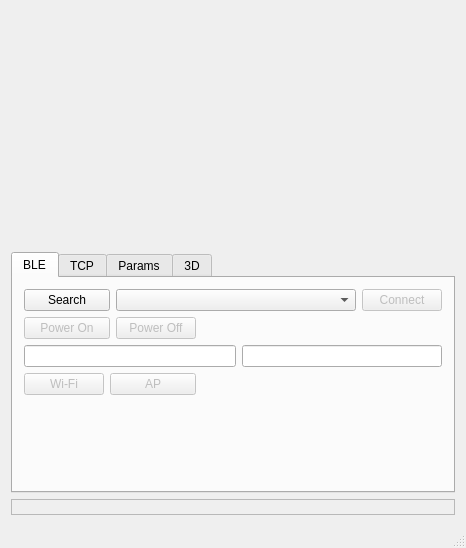
<?xml version="1.0" encoding="UTF-8"?>
<ui version="4.0">
 <class>Oem</class>
 <widget class="QMainWindow" name="Oem">
  <property name="geometry">
   <rect>
    <x>0</x>
    <y>0</y>
    <width>458</width>
    <height>548</height>
   </rect>
  </property>
  <property name="windowTitle">
   <string>Oem Tester</string>
  </property>
  <widget class="QWidget" name="_central">
   <layout class="QVBoxLayout" name="verticalLayout">
    <item>
     <layout class="QVBoxLayout" name="image"/>
    </item>
    <item>
     <spacer name="verticalSpacer">
      <property name="orientation">
       <enum>Qt::Vertical</enum>
      </property>
      <property name="sizeHint" stdset="0">
       <size>
        <width>20</width>
        <height>40</height>
       </size>
      </property>
     </spacer>
    </item>
    <item>
     <widget class="QTabWidget" name="_tabs">
      <property name="currentIndex">
       <number>0</number>
      </property>
      <widget class="QWidget" name="_ble">
       <attribute name="title">
        <string>BLE</string>
       </attribute>
       <layout class="QGridLayout" name="gridLayout">
        <item row="0" column="0" colspan="2">
         <widget class="QPushButton" name="blesearch">
          <property name="text">
           <string>Search</string>
          </property>
         </widget>
        </item>
        <item row="3" column="1" colspan="2">
         <widget class="QPushButton" name="ap">
          <property name="enabled">
           <bool>false</bool>
          </property>
          <property name="maximumSize">
           <size>
            <width>100</width>
            <height>16777215</height>
           </size>
          </property>
          <property name="text">
           <string>AP</string>
          </property>
         </widget>
        </item>
        <item row="3" column="0">
         <widget class="QPushButton" name="wifi">
          <property name="enabled">
           <bool>false</bool>
          </property>
          <property name="maximumSize">
           <size>
            <width>100</width>
            <height>16777215</height>
           </size>
          </property>
          <property name="text">
           <string>Wi-Fi</string>
          </property>
         </widget>
        </item>
        <item row="0" column="6">
         <widget class="QPushButton" name="bleconnect">
          <property name="enabled">
           <bool>false</bool>
          </property>
          <property name="maximumSize">
           <size>
            <width>100</width>
            <height>16777215</height>
           </size>
          </property>
          <property name="text">
           <string>Connect</string>
          </property>
         </widget>
        </item>
        <item row="1" column="3" colspan="4">
         <spacer name="horizontalSpacer">
          <property name="orientation">
           <enum>Qt::Horizontal</enum>
          </property>
          <property name="sizeHint" stdset="0">
           <size>
            <width>1</width>
            <height>20</height>
           </size>
          </property>
         </spacer>
        </item>
        <item row="5" column="4">
         <spacer name="_blespacer">
          <property name="orientation">
           <enum>Qt::Vertical</enum>
          </property>
          <property name="sizeHint" stdset="0">
           <size>
            <width>20</width>
            <height>40</height>
           </size>
          </property>
         </spacer>
        </item>
        <item row="3" column="3" colspan="4">
         <spacer name="horizontalSpacer_2">
          <property name="orientation">
           <enum>Qt::Horizontal</enum>
          </property>
          <property name="sizeHint" stdset="0">
           <size>
            <width>1</width>
            <height>20</height>
           </size>
          </property>
         </spacer>
        </item>
        <item row="0" column="2" colspan="4">
         <widget class="QComboBox" name="bleprobes">
          <property name="minimumSize">
           <size>
            <width>200</width>
            <height>0</height>
           </size>
          </property>
         </widget>
        </item>
        <item row="2" column="4" colspan="3">
         <widget class="QLineEdit" name="password">
          <property name="minimumSize">
           <size>
            <width>200</width>
            <height>0</height>
           </size>
          </property>
          <property name="toolTip">
           <string>Password</string>
          </property>
          <property name="echoMode">
           <enum>QLineEdit::Password</enum>
          </property>
         </widget>
        </item>
        <item row="1" column="0" colspan="2">
         <widget class="QPushButton" name="poweron">
          <property name="enabled">
           <bool>false</bool>
          </property>
          <property name="minimumSize">
           <size>
            <width>0</width>
            <height>0</height>
           </size>
          </property>
          <property name="maximumSize">
           <size>
            <width>16777215</width>
            <height>16777215</height>
           </size>
          </property>
          <property name="text">
           <string>Power On</string>
          </property>
         </widget>
        </item>
        <item row="2" column="0" colspan="4">
         <widget class="QLineEdit" name="ssid">
          <property name="minimumSize">
           <size>
            <width>200</width>
            <height>0</height>
           </size>
          </property>
          <property name="toolTip">
           <string>SSID</string>
          </property>
         </widget>
        </item>
        <item row="1" column="2">
         <widget class="QPushButton" name="poweroff">
          <property name="enabled">
           <bool>false</bool>
          </property>
          <property name="minimumSize">
           <size>
            <width>0</width>
            <height>0</height>
           </size>
          </property>
          <property name="maximumSize">
           <size>
            <width>16777215</width>
            <height>16777215</height>
           </size>
          </property>
          <property name="text">
           <string>Power Off</string>
          </property>
         </widget>
        </item>
       </layout>
      </widget>
      <widget class="QWidget" name="_tcp">
       <attribute name="title">
        <string>TCP</string>
       </attribute>
       <layout class="QGridLayout" name="gridLayout_3">
        <item row="4" column="0" colspan="4">
         <widget class="QProgressBar" name="progress">
          <property name="toolTip">
           <string>Software Update Progress</string>
          </property>
          <property name="value">
           <number>0</number>
          </property>
         </widget>
        </item>
        <item row="1" column="1">
         <widget class="QLineEdit" name="port">
          <property name="inputMask">
           <string>#####</string>
          </property>
          <property name="text">
           <string>11000</string>
          </property>
         </widget>
        </item>
        <item row="2" column="0">
         <widget class="QLabel" name="_probeslist">
          <property name="text">
           <string>Probes</string>
          </property>
         </widget>
        </item>
        <item row="2" column="1">
         <widget class="QComboBox" name="probes"/>
        </item>
        <item row="0" column="3">
         <widget class="QPushButton" name="load">
          <property name="enabled">
           <bool>false</bool>
          </property>
          <property name="text">
           <string>Load</string>
          </property>
         </widget>
        </item>
        <item row="1" column="3">
         <widget class="QPushButton" name="update">
          <property name="enabled">
           <bool>false</bool>
          </property>
          <property name="text">
           <string>S/W Update</string>
          </property>
         </widget>
        </item>
        <item row="2" column="2">
         <widget class="QLabel" name="_workflows">
          <property name="text">
           <string>Workflows</string>
          </property>
         </widget>
        </item>
        <item row="5" column="0" colspan="4">
         <spacer name="verticalSpacer_2">
          <property name="orientation">
           <enum>Qt::Vertical</enum>
          </property>
          <property name="sizeHint" stdset="0">
           <size>
            <width>20</width>
            <height>40</height>
           </size>
          </property>
         </spacer>
        </item>
        <item row="1" column="0">
         <widget class="QLabel" name="_port">
          <property name="text">
           <string>Port</string>
          </property>
         </widget>
        </item>
        <item row="0" column="2">
         <widget class="QPushButton" name="connect">
          <property name="text">
           <string>Connect</string>
          </property>
         </widget>
        </item>
        <item row="2" column="3">
         <widget class="QComboBox" name="workflows">
          <property name="sizePolicy">
           <sizepolicy hsizetype="Expanding" vsizetype="Fixed">
            <horstretch>0</horstretch>
            <verstretch>0</verstretch>
           </sizepolicy>
          </property>
         </widget>
        </item>
        <item row="0" column="1">
         <widget class="QLineEdit" name="ip">
          <property name="inputMask">
           <string>000.000.000.000</string>
          </property>
          <property name="text">
           <string>192.168.1.1</string>
          </property>
         </widget>
        </item>
        <item row="0" column="0">
         <widget class="QLabel" name="_ip">
          <property name="text">
           <string>IP Address</string>
          </property>
         </widget>
        </item>
        <item row="1" column="2">
         <widget class="QPushButton" name="freeze">
          <property name="enabled">
           <bool>false</bool>
          </property>
          <property name="text">
           <string>Run</string>
          </property>
         </widget>
        </item>
        <item row="3" column="0">
         <widget class="QLabel" name="_cert">
          <property name="text">
           <string>Cert Valid</string>
          </property>
         </widget>
        </item>
        <item row="3" column="1">
         <widget class="QLabel" name="cert">
          <property name="frameShape">
           <enum>QFrame::StyledPanel</enum>
          </property>
          <property name="text">
           <string/>
          </property>
         </widget>
        </item>
        <item row="3" column="2" colspan="2">
         <widget class="QPushButton" name="updateCert">
          <property name="enabled">
           <bool>true</bool>
          </property>
          <property name="text">
           <string>Update Cert...</string>
          </property>
         </widget>
        </item>
       </layout>
      </widget>
      <widget class="QWidget" name="_prms">
       <attribute name="title">
        <string>Params</string>
       </attribute>
       <layout class="QVBoxLayout" name="verticalLayout_2">
        <item>
         <layout class="QHBoxLayout" name="horizontalLayout">
          <item>
           <layout class="QVBoxLayout" name="verticalLayout_3">
            <item>
             <widget class="QPushButton" name="decdepth">
              <property name="enabled">
               <bool>false</bool>
              </property>
              <property name="text">
               <string>Depth -</string>
              </property>
             </widget>
            </item>
            <item>
             <widget class="QPushButton" name="incdepth">
              <property name="enabled">
               <bool>false</bool>
              </property>
              <property name="text">
               <string>Depth +</string>
              </property>
             </widget>
            </item>
           </layout>
          </item>
          <item>
           <layout class="QVBoxLayout" name="verticalLayout_4">
            <item>
             <widget class="QSlider" name="tgctop">
              <property name="enabled">
               <bool>false</bool>
              </property>
              <property name="maximumSize">
               <size>
                <width>16777215</width>
                <height>16777215</height>
               </size>
              </property>
              <property name="minimum">
               <number>-20</number>
              </property>
              <property name="maximum">
               <number>20</number>
              </property>
              <property name="pageStep">
               <number>5</number>
              </property>
              <property name="orientation">
               <enum>Qt::Horizontal</enum>
              </property>
             </widget>
            </item>
            <item>
             <widget class="QSlider" name="tgcmid">
              <property name="enabled">
               <bool>false</bool>
              </property>
              <property name="maximumSize">
               <size>
                <width>16777215</width>
                <height>16777215</height>
               </size>
              </property>
              <property name="minimum">
               <number>-20</number>
              </property>
              <property name="maximum">
               <number>20</number>
              </property>
              <property name="pageStep">
               <number>5</number>
              </property>
              <property name="orientation">
               <enum>Qt::Horizontal</enum>
              </property>
             </widget>
            </item>
            <item>
             <widget class="QSlider" name="tgcbottom">
              <property name="enabled">
               <bool>false</bool>
              </property>
              <property name="maximumSize">
               <size>
                <width>16777215</width>
                <height>16777215</height>
               </size>
              </property>
              <property name="minimum">
               <number>-20</number>
              </property>
              <property name="maximum">
               <number>20</number>
              </property>
              <property name="pageStep">
               <number>5</number>
              </property>
              <property name="orientation">
               <enum>Qt::Horizontal</enum>
              </property>
             </widget>
            </item>
           </layout>
          </item>
         </layout>
        </item>
        <item>
         <layout class="QHBoxLayout" name="horizontalLayout_2">
          <item>
           <widget class="QDial" name="gain">
            <property name="enabled">
             <bool>false</bool>
            </property>
            <property name="maximumSize">
             <size>
              <width>50</width>
              <height>50</height>
             </size>
            </property>
            <property name="toolTip">
             <string>Gain</string>
            </property>
            <property name="minimum">
             <number>1</number>
            </property>
            <property name="maximum">
             <number>100</number>
            </property>
            <property name="value">
             <number>50</number>
            </property>
            <property name="notchTarget">
             <double>10.000000000000000</double>
            </property>
            <property name="notchesVisible">
             <bool>true</bool>
            </property>
           </widget>
          </item>
          <item>
           <widget class="QDial" name="cfigain">
            <property name="maximumSize">
             <size>
              <width>50</width>
              <height>50</height>
             </size>
            </property>
            <property name="toolTip">
             <string>Color Gain</string>
            </property>
            <property name="minimum">
             <number>1</number>
            </property>
            <property name="maximum">
             <number>100</number>
            </property>
            <property name="value">
             <number>50</number>
            </property>
            <property name="notchTarget">
             <double>10.000000000000000</double>
            </property>
            <property name="notchesVisible">
             <bool>true</bool>
            </property>
           </widget>
          </item>
          <item>
           <widget class="QDial" name="rfzoom">
            <property name="maximumSize">
             <size>
              <width>50</width>
              <height>50</height>
             </size>
            </property>
            <property name="toolTip">
             <string>RF Signal Zoom</string>
            </property>
            <property name="minimum">
             <number>1</number>
            </property>
            <property name="maximum">
             <number>100</number>
            </property>
            <property name="value">
             <number>10</number>
            </property>
            <property name="wrapping">
             <bool>false</bool>
            </property>
            <property name="notchTarget">
             <double>10.000000000000000</double>
            </property>
            <property name="notchesVisible">
             <bool>true</bool>
            </property>
           </widget>
          </item>
          <item>
           <widget class="QCheckBox" name="autogain">
            <property name="enabled">
             <bool>false</bool>
            </property>
            <property name="text">
             <string>Auto Gain</string>
            </property>
           </widget>
          </item>
          <item>
           <widget class="QCheckBox" name="imu">
            <property name="enabled">
             <bool>false</bool>
            </property>
            <property name="text">
             <string>IMU</string>
            </property>
           </widget>
          </item>
          <item>
           <spacer name="horizontalSpacer_3">
            <property name="orientation">
             <enum>Qt::Horizontal</enum>
            </property>
            <property name="sizeHint" stdset="0">
             <size>
              <width>40</width>
              <height>20</height>
             </size>
            </property>
           </spacer>
          </item>
         </layout>
        </item>
        <item>
         <widget class="QComboBox" name="modes">
          <property name="enabled">
           <bool>false</bool>
          </property>
         </widget>
        </item>
        <item>
         <spacer name="_prmsspacer">
          <property name="orientation">
           <enum>Qt::Vertical</enum>
          </property>
          <property name="sizeHint" stdset="0">
           <size>
            <width>20</width>
            <height>40</height>
           </size>
          </property>
         </spacer>
        </item>
       </layout>
      </widget>
      <widget class="QWidget" name="_3d">
       <property name="enabled">
        <bool>true</bool>
       </property>
       <attribute name="title">
        <string>3D</string>
       </attribute>
       <layout class="QVBoxLayout" name="verticalLayout_6">
        <item>
         <layout class="QVBoxLayout" name="render"/>
        </item>
       </layout>
      </widget>
     </widget>
    </item>
    <item>
     <widget class="QLabel" name="probeStatus">
      <property name="toolTip">
       <string>Probe Status</string>
      </property>
      <property name="frameShape">
       <enum>QFrame::StyledPanel</enum>
      </property>
      <property name="text">
       <string/>
      </property>
     </widget>
    </item>
   </layout>
  </widget>
  <widget class="QStatusBar" name="status"/>
 </widget>
 <layoutdefault spacing="6" margin="11"/>
 <tabstops>
  <tabstop>_tabs</tabstop>
  <tabstop>blesearch</tabstop>
  <tabstop>bleprobes</tabstop>
  <tabstop>bleconnect</tabstop>
  <tabstop>poweron</tabstop>
  <tabstop>poweroff</tabstop>
  <tabstop>ssid</tabstop>
  <tabstop>password</tabstop>
  <tabstop>wifi</tabstop>
  <tabstop>ap</tabstop>
  <tabstop>freeze</tabstop>
  <tabstop>workflows</tabstop>
  <tabstop>update</tabstop>
  <tabstop>port</tabstop>
  <tabstop>connect</tabstop>
  <tabstop>probes</tabstop>
  <tabstop>load</tabstop>
  <tabstop>ip</tabstop>
  <tabstop>decdepth</tabstop>
  <tabstop>incdepth</tabstop>
  <tabstop>tgctop</tabstop>
  <tabstop>tgcmid</tabstop>
  <tabstop>tgcbottom</tabstop>
  <tabstop>gain</tabstop>
  <tabstop>cfigain</tabstop>
  <tabstop>rfzoom</tabstop>
  <tabstop>modes</tabstop>
 </tabstops>
 <resources/>
 <connections>
  <connection>
   <sender>update</sender>
   <signal>clicked()</signal>
   <receiver>Oem</receiver>
   <slot>onUpdate()</slot>
   <hints>
    <hint type="sourcelabel">
     <x>411</x>
     <y>358</y>
    </hint>
    <hint type="destinationlabel">
     <x>230</x>
     <y>217</y>
    </hint>
   </hints>
  </connection>
  <connection>
   <sender>freeze</sender>
   <signal>clicked()</signal>
   <receiver>Oem</receiver>
   <slot>onFreeze()</slot>
   <hints>
    <hint type="sourcelabel">
     <x>412</x>
     <y>381</y>
    </hint>
    <hint type="destinationlabel">
     <x>264</x>
     <y>229</y>
    </hint>
   </hints>
  </connection>
  <connection>
   <sender>connect</sender>
   <signal>clicked()</signal>
   <receiver>Oem</receiver>
   <slot>onConnect()</slot>
   <hints>
    <hint type="sourcelabel">
     <x>478</x>
     <y>371</y>
    </hint>
    <hint type="destinationlabel">
     <x>264</x>
     <y>215</y>
    </hint>
   </hints>
  </connection>
  <connection>
   <sender>load</sender>
   <signal>clicked()</signal>
   <receiver>Oem</receiver>
   <slot>onLoad()</slot>
   <hints>
    <hint type="sourcelabel">
     <x>411</x>
     <y>327</y>
    </hint>
    <hint type="destinationlabel">
     <x>230</x>
     <y>217</y>
    </hint>
   </hints>
  </connection>
  <connection>
   <sender>probes</sender>
   <signal>currentIndexChanged(QString)</signal>
   <receiver>Oem</receiver>
   <slot>onProbeSelected(QString)</slot>
   <hints>
    <hint type="sourcelabel">
     <x>161</x>
     <y>360</y>
    </hint>
    <hint type="destinationlabel">
     <x>241</x>
     <y>217</y>
    </hint>
   </hints>
  </connection>
  <connection>
   <sender>incdepth</sender>
   <signal>clicked()</signal>
   <receiver>Oem</receiver>
   <slot>incDepth()</slot>
   <hints>
    <hint type="sourcelabel">
     <x>183</x>
     <y>355</y>
    </hint>
    <hint type="destinationlabel">
     <x>241</x>
     <y>228</y>
    </hint>
   </hints>
  </connection>
  <connection>
   <sender>decdepth</sender>
   <signal>clicked()</signal>
   <receiver>Oem</receiver>
   <slot>decDepth()</slot>
   <hints>
    <hint type="sourcelabel">
     <x>66</x>
     <y>355</y>
    </hint>
    <hint type="destinationlabel">
     <x>241</x>
     <y>228</y>
    </hint>
   </hints>
  </connection>
  <connection>
   <sender>tgctop</sender>
   <signal>valueChanged(int)</signal>
   <receiver>Oem</receiver>
   <slot>tgcTop(int)</slot>
   <hints>
    <hint type="sourcelabel">
     <x>371</x>
     <y>303</y>
    </hint>
    <hint type="destinationlabel">
     <x>241</x>
     <y>228</y>
    </hint>
   </hints>
  </connection>
  <connection>
   <sender>tgcmid</sender>
   <signal>valueChanged(int)</signal>
   <receiver>Oem</receiver>
   <slot>tgcMid(int)</slot>
   <hints>
    <hint type="sourcelabel">
     <x>371</x>
     <y>334</y>
    </hint>
    <hint type="destinationlabel">
     <x>241</x>
     <y>228</y>
    </hint>
   </hints>
  </connection>
  <connection>
   <sender>tgcbottom</sender>
   <signal>valueChanged(int)</signal>
   <receiver>Oem</receiver>
   <slot>tgcBottom(int)</slot>
   <hints>
    <hint type="sourcelabel">
     <x>371</x>
     <y>360</y>
    </hint>
    <hint type="destinationlabel">
     <x>241</x>
     <y>228</y>
    </hint>
   </hints>
  </connection>
  <connection>
   <sender>blesearch</sender>
   <signal>clicked()</signal>
   <receiver>Oem</receiver>
   <slot>onBleSearch()</slot>
   <hints>
    <hint type="sourcelabel">
     <x>136</x>
     <y>269</y>
    </hint>
    <hint type="destinationlabel">
     <x>264</x>
     <y>274</y>
    </hint>
   </hints>
  </connection>
  <connection>
   <sender>bleprobes</sender>
   <signal>currentIndexChanged(int)</signal>
   <receiver>Oem</receiver>
   <slot>onBleProbe(int)</slot>
   <hints>
    <hint type="sourcelabel">
     <x>253</x>
     <y>280</y>
    </hint>
    <hint type="destinationlabel">
     <x>253</x>
     <y>285</y>
    </hint>
   </hints>
  </connection>
  <connection>
   <sender>bleconnect</sender>
   <signal>clicked()</signal>
   <receiver>Oem</receiver>
   <slot>onBleConnect()</slot>
   <hints>
    <hint type="sourcelabel">
     <x>411</x>
     <y>280</y>
    </hint>
    <hint type="destinationlabel">
     <x>253</x>
     <y>285</y>
    </hint>
   </hints>
  </connection>
  <connection>
   <sender>poweron</sender>
   <signal>clicked()</signal>
   <receiver>Oem</receiver>
   <slot>onPowerOn()</slot>
   <hints>
    <hint type="sourcelabel">
     <x>96</x>
     <y>280</y>
    </hint>
    <hint type="destinationlabel">
     <x>253</x>
     <y>285</y>
    </hint>
   </hints>
  </connection>
  <connection>
   <sender>poweroff</sender>
   <signal>clicked()</signal>
   <receiver>Oem</receiver>
   <slot>onPowerOff()</slot>
   <hints>
    <hint type="sourcelabel">
     <x>253</x>
     <y>280</y>
    </hint>
    <hint type="destinationlabel">
     <x>253</x>
     <y>285</y>
    </hint>
   </hints>
  </connection>
  <connection>
   <sender>wifi</sender>
   <signal>clicked()</signal>
   <receiver>Oem</receiver>
   <slot>onWiFi()</slot>
   <hints>
    <hint type="sourcelabel">
     <x>59</x>
     <y>414</y>
    </hint>
    <hint type="destinationlabel">
     <x>228</x>
     <y>291</y>
    </hint>
   </hints>
  </connection>
  <connection>
   <sender>ap</sender>
   <signal>clicked()</signal>
   <receiver>Oem</receiver>
   <slot>onAp()</slot>
   <hints>
    <hint type="sourcelabel">
     <x>148</x>
     <y>414</y>
    </hint>
    <hint type="destinationlabel">
     <x>228</x>
     <y>291</y>
    </hint>
   </hints>
  </connection>
  <connection>
   <sender>modes</sender>
   <signal>currentIndexChanged(int)</signal>
   <receiver>Oem</receiver>
   <slot>onMode(int)</slot>
   <hints>
    <hint type="sourcelabel">
     <x>235</x>
     <y>389</y>
    </hint>
    <hint type="destinationlabel">
     <x>235</x>
     <y>271</y>
    </hint>
   </hints>
  </connection>
  <connection>
   <sender>rfzoom</sender>
   <signal>valueChanged(int)</signal>
   <receiver>Oem</receiver>
   <slot>onZoom(int)</slot>
   <hints>
    <hint type="sourcelabel">
     <x>44</x>
     <y>384</y>
    </hint>
    <hint type="destinationlabel">
     <x>228</x>
     <y>238</y>
    </hint>
   </hints>
  </connection>
  <connection>
   <sender>gain</sender>
   <signal>valueChanged(int)</signal>
   <receiver>Oem</receiver>
   <slot>onGain(int)</slot>
   <hints>
    <hint type="sourcelabel">
     <x>44</x>
     <y>429</y>
    </hint>
    <hint type="destinationlabel">
     <x>228</x>
     <y>273</y>
    </hint>
   </hints>
  </connection>
  <connection>
   <sender>cfigain</sender>
   <signal>valueChanged(int)</signal>
   <receiver>Oem</receiver>
   <slot>onColorGain(int)</slot>
   <hints>
    <hint type="sourcelabel">
     <x>101</x>
     <y>375</y>
    </hint>
    <hint type="destinationlabel">
     <x>228</x>
     <y>273</y>
    </hint>
   </hints>
  </connection>
  <connection>
   <sender>imu</sender>
   <signal>stateChanged(int)</signal>
   <receiver>Oem</receiver>
   <slot>onImu(int)</slot>
   <hints>
    <hint type="sourcelabel">
     <x>215</x>
     <y>375</y>
    </hint>
    <hint type="destinationlabel">
     <x>228</x>
     <y>273</y>
    </hint>
   </hints>
  </connection>
  <connection>
   <sender>autogain</sender>
   <signal>stateChanged(int)</signal>
   <receiver>Oem</receiver>
   <slot>onAutoGain(int)</slot>
   <hints>
    <hint type="sourcelabel">
     <x>234</x>
     <y>375</y>
    </hint>
    <hint type="destinationlabel">
     <x>228</x>
     <y>273</y>
    </hint>
   </hints>
  </connection>
  <connection>
   <sender>updateCert</sender>
   <signal>clicked()</signal>
   <receiver>Oem</receiver>
   <slot>onUpdateCert()</slot>
   <hints>
    <hint type="sourcelabel">
     <x>341</x>
     <y>388</y>
    </hint>
    <hint type="destinationlabel">
     <x>228</x>
     <y>273</y>
    </hint>
   </hints>
  </connection>
 </connections>
 <slots>
  <slot>onConnect()</slot>
  <slot>onFreeze()</slot>
  <slot>onLoad()</slot>
  <slot>onUpdate()</slot>
  <slot>onProbeSelected(QString)</slot>
  <slot>decDepth()</slot>
  <slot>incDepth()</slot>
  <slot>tgcTop(int)</slot>
  <slot>tgcMid(int)</slot>
  <slot>tgcBottom(int)</slot>
  <slot>onBleSearch()</slot>
  <slot>onBleProbe(int)</slot>
  <slot>onBleConnect()</slot>
  <slot>onPowerOn()</slot>
  <slot>onPowerOff()</slot>
  <slot>onWiFi()</slot>
  <slot>onAp()</slot>
  <slot>onMode(int)</slot>
  <slot>onZoom(int)</slot>
  <slot>onGain(int)</slot>
  <slot>onColorGain(int)</slot>
  <slot>onImu(int)</slot>
  <slot>onAutoGain(int)</slot>
  <slot>onUpdateCert()</slot>
 </slots>
</ui>
